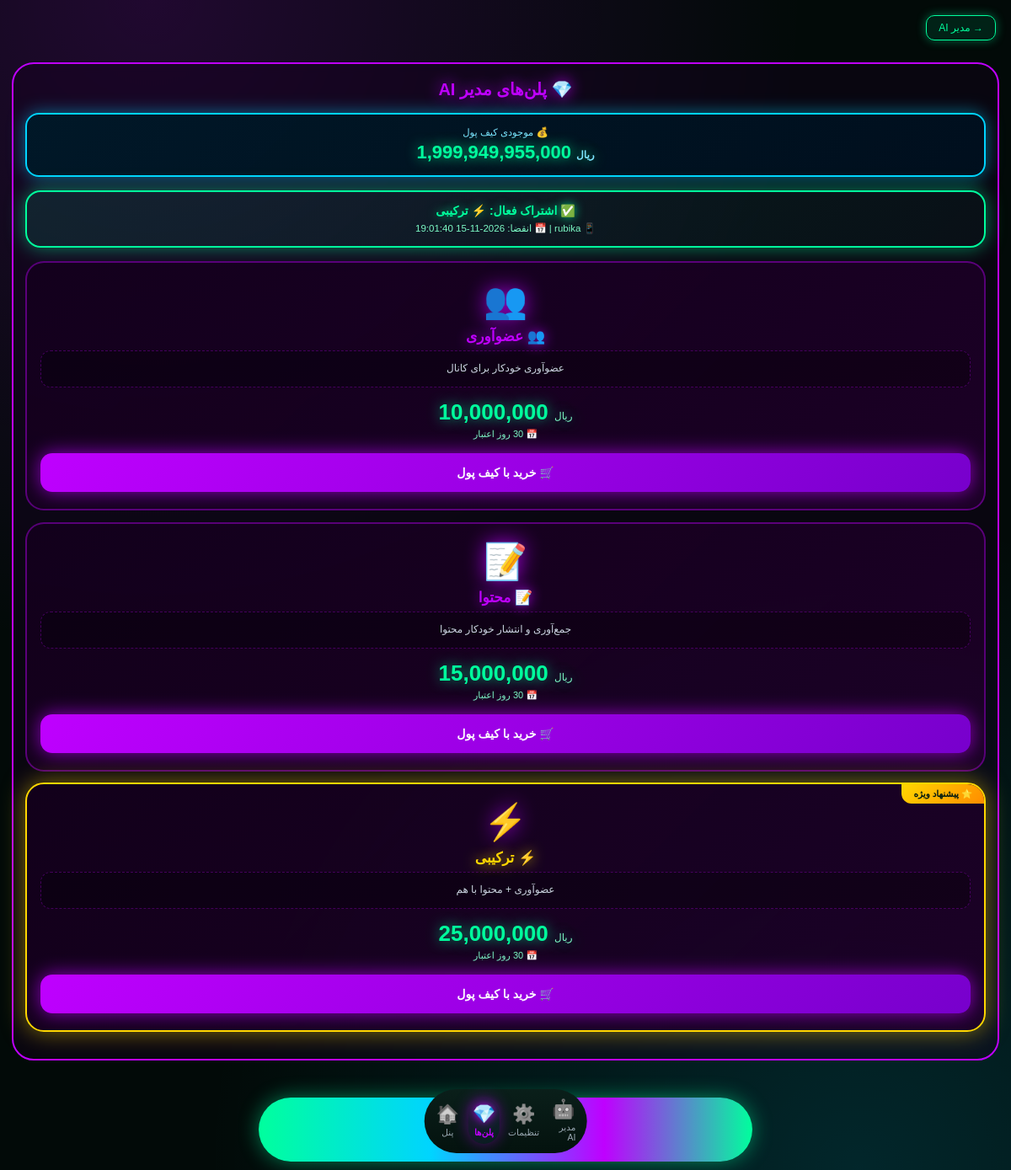
The page /panel/ai-manager/plans (signed in) on the database its author committed.
### tables this page shows
CREATE TABLE wallets (
    id INTEGER PRIMARY KEY AUTOINCREMENT,
    user_id INTEGER UNIQUE,
    balance INTEGER DEFAULT 0,
    updated_at TIMESTAMP DEFAULT CURRENT_TIMESTAMP);

CREATE TABLE ai_subscriptions (
    id INTEGER PRIMARY KEY AUTOINCREMENT,
    user_id INTEGER,
    plan_code TEXT,
    is_trial INTEGER DEFAULT 0,
    messenger TEXT DEFAULT '',
    start_at TIMESTAMP DEFAULT CURRENT_TIMESTAMP,
    end_at TIMESTAMP,
    active INTEGER DEFAULT 1,
    created_at TIMESTAMP DEFAULT CURRENT_TIMESTAMP);

CREATE TABLE ai_plans (
    id INTEGER PRIMARY KEY AUTOINCREMENT, code TEXT UNIQUE, name TEXT,
    price INTEGER, duration_days INTEGER, features TEXT,
    trial_available INTEGER DEFAULT 0, active INTEGER DEFAULT 1);

### aimanager_routes.py (the view)
@aimanager_bp.route('/panel/ai-manager/plans')
def panel_ai_plans():
    uid = _uid()
    if not uid: return redirect('/panel/login')
    plans = get_ai_plans()
    sub = get_active_subscription(uid)
    used_trial = has_used_trial(uid)
    balance = get_wallet(uid)
    return render_template('panel_ai_plans.html',
        plans=plans, sub=sub, used_trial=used_trial, balance=balance,
        current_settings=_cs(uid))

### aimanager_routes.py (called while the page is built)
def _uid(): return session.get('user_id')

def _cs(uid=None):
    try: return get_user_settings(uid or 1)
    except: return None

### app.py (called while the page is built)
@app.context_processor
def inject_global_settings():
    try:
        if session.get("is_admin"):
            s = get_admin_settings()
        elif session.get("user_id"):
            s = get_user_settings(session["user_id"])
        else:
            s = {"avatar": None, "bg": None, "theme": "neon"}
    except Exception:
        s = {"avatar": None, "bg": None, "theme": "neon"}
    return {"current_settings": s}

@app.after_request
def _security_headers(response):
    if response.content_type and 'text/html' in response.content_type:
        response.headers["Cache-Control"] = "no-store, no-cache, must-revalidate, max-age=0"
        response.headers["Pragma"] = "no-cache"
        response.headers["Expires"] = "0"
    """هدرهای امنیتی"""
    response.headers["X-Content-Type-Options"] = "nosniff"
    response.headers["X-Frame-Options"] = "SAMEORIGIN"
    response.headers["X-XSS-Protection"] = "1; mode=block"
    response.headers["Referrer-Policy"] = "no-referrer"
    response.headers["Permissions-Policy"] = "geolocation=(), microphone=(), camera=()"
    return response

### database.py (called while the page is built, shortened)
def get_user_settings(user_id):
    import time
    now = time.time()
    key = f'settings_{user_id}'
    if key in _CACHE and (now - _CACHE_TIME.get(key, 0)) < CACHE_TTL:
        return _CACHE[key]

def get_wallet(user_id):
    conn = sqlite3.connect(DB_PATH) if 'DB_PATH' in dir() else sqlite3.connect('panel.db')
    c = conn.cursor()
    c.execute("SELECT balance FROM wallets WHERE user_id=?", (user_id,))
    row = c.fetchone()
    if not row:
        c.execute("INSERT INTO wallets (user_id, balance) VALUES (?, 0)", (user_id,))
        conn.commit()
        balance = 0
    else:
        balance = row[0]
    conn.close()
    return balance or 0

def get_ai_plans():
    conn = sqlite3.connect('panel.db'); c = conn.cursor()
    c.execute("SELECT code, name, price, duration_days, features, trial_available FROM ai_plans WHERE active=1 ORDER BY price")
    rows = c.fetchall(); conn.close()
    return rows

def has_used_trial(user_id):
    conn = sqlite3.connect('panel.db'); c = conn.cursor()
    c.execute("SELECT COUNT(*) FROM ai_subscriptions WHERE user_id=? AND is_trial=1", (user_id,))
    n = c.fetchone()[0]; conn.close()
    return n > 0

### templates/panel_ai_plans.html (shortened to what this page needs)
<!DOCTYPE html>
<html lang="fa" dir="rtl">
<head>
<link href="https://cdn.jsdelivr.net/gh/rastikerdar/vazirmatn@v33.003/Vazirmatn-font-face.css" rel="stylesheet">
<link rel="stylesheet" href="/static/scroll-fix.css"><link rel="icon" type="image/png" href="/static/icons/icon-192.png"><link rel="apple-touch-icon" href="/static/apple-touch-icon.png"></head>
<body>
<a class="back-btn" href="/panel/ai-manager">→ مدیر AI</a>
<div class="frame">
  <div class="page-title">💎 پلن‌های مدیر AI</div>
  <div class="balance-bar">
    <div class="lbl">💰 موجودی کیف پول</div>
    <div class="val">{{ "{:,}".format(balance) }} <small style="font-size:12px;color:#7de5ff">ریال</small></div>
  </div>
  {% if sub %}
  <div class="active-sub">
    <div class="t">✅ اشتراک فعال:
      {% if sub.plan_code == 'recruit' %}👥 عضوآوری
      {% elif sub.plan_code == 'content' %}📝 محتوا
      {% else %}⚡ ترکیبی{% endif %}
    </div>
    <div class="d">📱 {{ sub.messenger }} | 📅 انقضا: {{ sub.end_at }}</div>
  </div>
  {% endif %}
  {% for p in plans %}
  <div class="plan {% if p[0] == 'combined' %}combined{% endif %}">
    <span class="plan-icon">{% if p[0] == 'recruit' %}👥{% elif p[0] == 'content' %}📝{% else %}⚡{% endif %}</span>
    <div class="plan-name">{{ p[1] }}</div>
    <div class="plan-desc">{{ p[4] }}</div>
    <div class="plan-price">{{ "{:,}".format(p[2]) }} <small>ریال</small></div>
    <div class="plan-per">📅 {{ p[3] }} روز اعتبار</div>
    <div class="plan-actions">
      {% if balance >= p[2] %}
      <form method="POST" action="/panel/ai-manager/subscribe/{{ p[0] }}">
        <button class="plan-btn pb-buy" type="submit">🛒 خرید با کیف پول</button>
      </form>
      {% else %}
      <button class="plan-btn pb-disabled" disabled>❌ موجودی کافی نیست</button>
      {% endif %}
    </div>
  </div>
  {% endfor %}
</div>
<div class="nav-wrap">
  <div class="bottom-nav">
    <a class="nav-item" href="/panel/ai-manager"><span class="ic">🤖</span><span>مدیر AI</span></a>
    <a class="nav-item" href="/panel/ai-manager/settings"><span class="ic">⚙️</span><span>تنظیمات</span></a>
    <a class="nav-item active" href="/panel/ai-manager/plans"><span class="ic">💎</span><span>پلن‌ها</span></a>
    <a class="nav-item" href="/panel/dashboard"><span class="ic">🏠</span><span>پنل</span></a>
  </div>
</div>
{% include "_global_bg.html" %}
</body>
</html>

### static/scroll-fix.css (style rules this page uses)
html { overflow-x:hidden!important;overflow-y:scroll!important;height:auto!important;max-height:none!important;min-height:100%!important }
body { overflow-x:clip!important;overflow-y:visible!important;height:auto!important;max-height:none!important;min-height:100vh!important;position:relative!important }
body::before,body::after { pointer-events:none!important }
.bottom-nav,.nw,.nav-wrap { position:fixed!important;bottom:10px!important;left:50%!important;transform:translateX(-50%)!important;z-index:9999!important;max-width:calc(100% - 30px)!important }

### static/app-feel.css (style rules this page uses)
* { -webkit-tap-highlight-color:transparent;-webkit-touch-callout:none }
html,body { overscroll-behavior:none;-webkit-overflow-scrolling:touch }
body { user-select:none;-webkit-user-select:none }
button,a.btn,.ni,.tab,.cat,.main-cat,.prod,.shop,.cart { transition:transform .15s ease,box-shadow .3s ease; }
.page-fade { animation:pageFade .3s ease-out }

### rows shown on the page
wallets: balance "1,999,949,955,000"
ai_subscriptions: messenger "rubika", end_at "2026-11-15 19:01:40"
ai_plans: name "👥 عضوآوری", features "عضوآوری خودکار برای کانال", price "10,000,000", duration_days "30"
ai_plans: name "📝 محتوا", features "جمع‌آوری و انتشار خودکار محتوا", price "15,000,000", duration_days "30"
ai_plans: name "⚡ ترکیبی", features "عضوآوری + محتوا با هم", price "25,000,000", duration_days "30"
